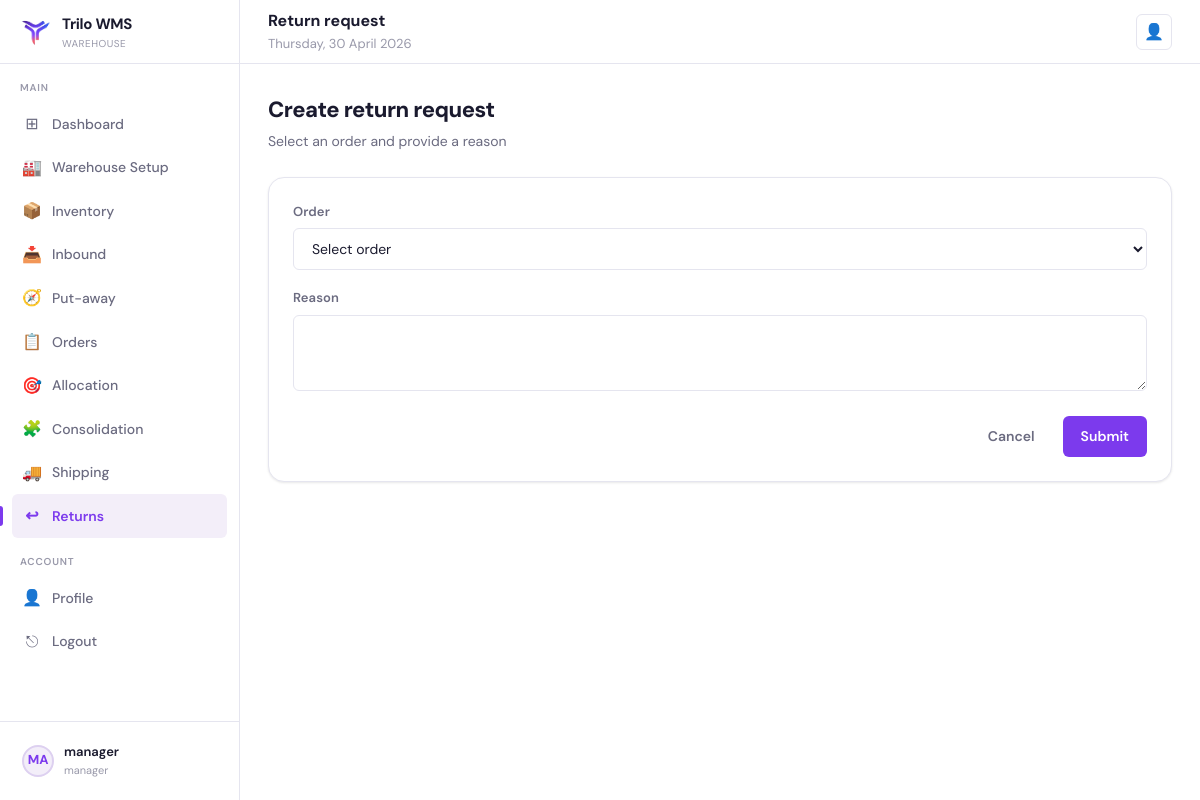
/returns/request/ (signed in), run on the app's committed database.
### core/models.py (models this page shows, shortened)
class User(AbstractUser):
    class Role(models.TextChoices):
        ADMIN = "admin", "Admin"
        MANAGER = "manager", "Manager"
        PICKER = "picker", "Picker"
        PUTAWAY = "putaway", "Putaway"
        PACKER = "packer", "Packer"
    role = models.CharField(max_length=20, choices=Role.choices, default=Role.PICKER)
    employee_id = models.CharField(max_length=32, unique=True)
    warehouse = models.CharField(max_length=120, blank=True, null=True)
    assigned_warehouse = models.ForeignKey(
        "Warehouse",
        on_delete=models.SET_NULL,
        null=True,
        blank=True,
        related_name="workers",
    )

### core/views.py (the view, shortened to what this page needs)
# urls.py: path("returns/request/", views.return_request, name="return_request"),
@login_required
@role_required("admin", "manager")
@require_http_methods(["GET", "POST"])
def return_request(request):
    if request.method == "GET":
        orders = Order.objects.filter(status__in=[Order.Status.SHIPPED, Order.Status.COMPLETED]).order_by("-id")[:100]
        return render(request, "returns/return_request.html", {"orders": orders, "today_str": now_date_str()})

### core/utils.py (called while the page is built)
def now_date_str() -> str:
    return timezone.localdate().strftime("%A, %d %B %Y")

### core/templates/returns/return_request.html (shortened to what this page needs)
{% extends "base.html" %}
{% block header_title %}Return request{% endblock %}
{% block content %}
  <div class="page-header">
    <div class="page-title">Create return request</div>
    <div class="page-subtitle">Select an order and provide a reason</div>
  </div>
  <div class="card">
    <div class="card-body">
      <form method="post">
        <div class="form-group">
          <label class="form-label" for="order_id">Order</label>
          <select class="form-control" id="order_id" name="order_id" required>
            <option value="">Select order</option>
          </select>
        </div>
        <div class="form-group">
          <label class="form-label" for="reason">Reason</label>
          <textarea class="form-control" id="reason" name="reason" rows="3" required></textarea>
        </div>
        <div style="display:flex; gap:10px; justify-content:flex-end">
          <a class="btn btn-ghost" href="/returns/">Cancel</a>
          <button class="btn btn-primary" type="submit">Submit</button>
        </div>
      </form>
    </div>
  </div>
{% endblock %}

### core/templates/base.html (shortened to what this page needs)
{% load static %}
<!DOCTYPE html>
<html lang="en">
<head>
  <link rel="stylesheet" href="{% static 'css/base.css' %}"/>
</head>
<body class="{% block body_class %}{% endblock %}">
  {% block layout %}
  <div class="layout">
    <aside class="sidebar">
      <div class="sidebar-logo">
        <div class="logo-icon"><img src="{% static 'images/TriloLogo.png' %}" alt="Trilo WMS" width="32" height="32" /></div>
        <div>
          <div class="logo-text">Trilo WMS</div>
          <div class="logo-sub">Warehouse</div>
        </div>
      </div>
      <nav class="sidebar-nav">
        <div class="nav-section-label">Main</div>
        <a class="nav-item {% if request.path == '/dashboard/' %}active{% endif %}" href="/dashboard/">
          <span class="nav-icon">⊞</span> Dashboard
        </a>
        {% if request.user.role == 'manager' %}
          <a class="nav-item {% if request.path|slice:":11" == '/warehouse/' %}active{% endif %}" href="/warehouse/">
            <span class="nav-icon">🏭</span> Warehouse Setup
          </a>
          <a class="nav-item {% if request.path|slice:":11" == '/inventory/' %}active{% endif %}" href="/inventory/">
            <span class="nav-icon">📦</span> Inventory
          </a>
          <a class="nav-item {% if request.path|slice:":9" == '/inbound/' %}active{% endif %}" href="/inbound/">
            <span class="nav-icon">📥</span> Inbound
          </a>
          <a class="nav-item {% if request.path|slice:":18" == '/inbound/putaway/' %}active{% endif %}" href="/inbound/putaway/tasks/">
            <span class="nav-icon">🧭</span> Put-away
          </a>
          <a class="nav-item {% if request.path|slice:":8" == '/orders/' %}active{% endif %}" href="/orders/">
            <span class="nav-icon">📋</span> Orders
          </a>
          <a class="nav-item {% if request.path|slice:":12" == '/allocation/' %}active{% endif %}" href="/allocation/">
            <span class="nav-icon">🎯</span> Allocation
          </a>
          <a class="nav-item {% if request.path|slice:":15" == '/consolidation/' %}active{% endif %}" href="/consolidation/">
            <span class="nav-icon">🧩</span> Consolidation
          </a>
          <a class="nav-item {% if request.path|slice:":10" == '/shipping/' %}active{% endif %}" href="/shipping/">
            <span class="nav-icon">🚚</span> Shipping
          </a>
          <a class="nav-item {% if request.path|slice:":9" == '/returns/' %}active{% endif %}" href="/returns/">
            <span class="nav-icon">↩</span> Returns
          </a>
        {% endif %}
        <div class="nav-section-label">Account</div>
        <a class="nav-item {% if request.path == '/profile/' %}active{% endif %}" href="/profile/">
          <span class="nav-icon">👤</span> Profile
        </a>
        <a class="nav-item" href="/logout/"><span class="nav-icon">⎋</span> Logout</a>
      </nav>
      <div class="sidebar-footer">
        <a class="sidebar-user" href="/profile/">
          <div class="user-avatar">{{ request.user.get_full_name|default:request.user.username|slice:":2"|upper }}</div>
          <div class="user-info">
            <div class="user-name">{{ request.user.get_full_name|default:request.user.username }}</div>
            <div class="user-role">{{ request.user.role|default:"" }}</div>
          </div>
        </a>
      </div>
    </aside>
    <header class="header">
      <div style="flex:1">
        <div class="header-title">{% block header_title %}Dashboard{% endblock %}</div>
        <div class="header-breadcrumb">{% block header_subtitle %}{{ today_str }}{% endblock %}</div>
      </div>
      <div class="header-actions">
        <a class="header-btn" href="/profile/" title="Profile">👤</a>
      </div>
    </header>
    <main class="main">
      {% block content %}{% endblock %}
    </main>
  </div>
  {% endblock %}
</body>
</html>

### data on the page
User: user.get_full_name "MA", user.get_full_name "manager", user.role "manager"

### other printed values
{{ today_str }} "Thursday, 30 April 2026"
